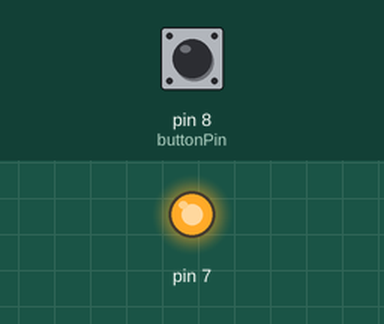
A sketch run on a simulated Arduino Uno, built with avr-gcc and run on an emulated ATmega328P. On the bench: output pins drawn as LEDs (lit = HIGH). The inputs (shaded band) are chosen by the test bench; at power-on: pin 8 (buttonPin) HIGH.

Above: at 1.8 s.
1.9 s: pin 8 (buttonPin) pulled LOW for 0.6 s
At 2.4 s:
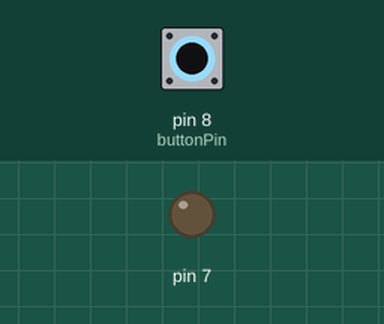
4.0 s: pin 8 (buttonPin) pulled LOW for 3.2 s
At 8.2 s:
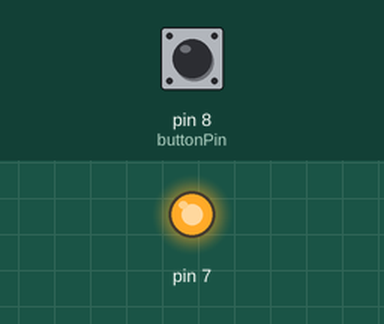
Timing chart, 0 to 9.7 s (numbered marks = the images above; inputs shaded):
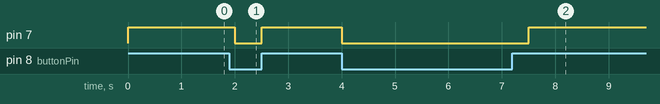

The sketch:

q1.ino
```cpp
const int buttonPin = 8;
int buttonState = 0;

void setup() {
  pinMode(7, OUTPUT);
  pinMode(buttonPin, INPUT_PULLUP);
}

void loop() {
  buttonState = digitalRead(buttonPin);

  // check if the pushbutton is pressed. If it is, the buttonState is HIGH:
  if (buttonState == HIGH) {
    // turn LED on:
    digitalWrite(7, HIGH);
  } else {
    // turn LED off:
    digitalWrite(7, LOW);
  }
  delay(500);
}
```

Measured:
- after the input at 1.9 s, pin 7: HIGH → LOW after 0.10 s, → HIGH 0.50 s later
- after the input at 4.0 s, pin 7: HIGH → LOW at once, → HIGH 3.5 s later
